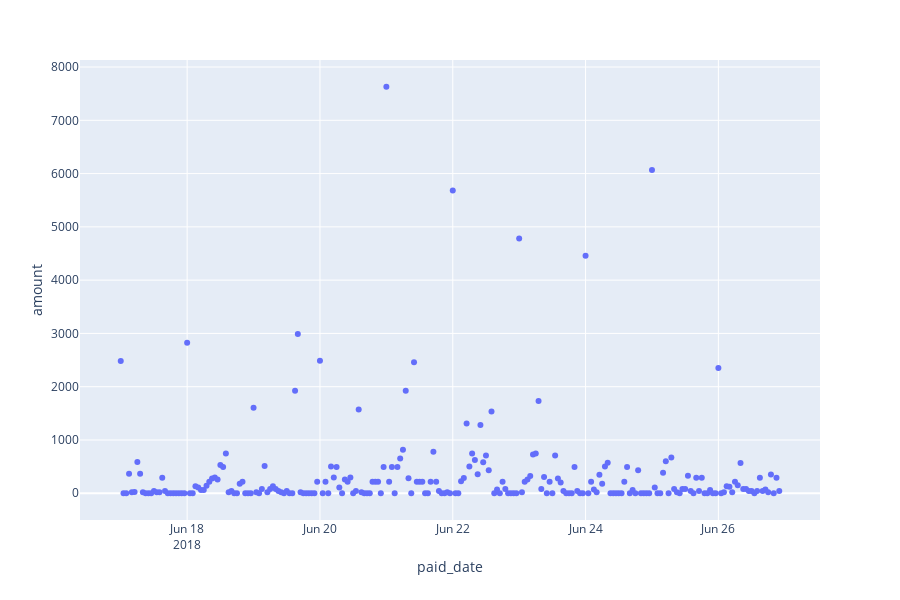

Notebook cell for this chart:
### Code cell
import plotly_express as px
px.scatter(anniversary_days, x='paid_date', y='amount')

### Figure 1 — Plotly figure (JSON) as saved in the notebook; plotly's stock layout.template omitted (floating-point values rounded to 4 significant figures; data arrays with more than 128 entries replaced by an {"elided": "..."} marker saying what was removed)
{"data": [{"hovertemplate": "paid_date=%{x}<br>amount=%{y}<extra></extra>", "legendgroup": "", "marker": {"color": "#636efa", "symbol": "circle"}, "mode": "markers", "name": "", "showlegend": false, "type": "scatter", "uid": "e7af3c5a-56da-4c2b-aa7d-3ab445e8561a", "x": {"elided": "239 str values"}, "xaxis": "x", "y": {"elided": "239 float values"}, "yaxis": "y"}], "layout": {"grid": {"xaxes": ["x"], "xgap": 0.1, "xside": "bottom", "yaxes": ["y"], "ygap": 0.1, "yside": "left"}, "height": 600, "legend": {"tracegroupgap": 0}, "margin": {"t": 60}, "xaxis": {"title": {"text": "paid_date"}}, "yaxis": {"title": {"text": "amount"}}}}
